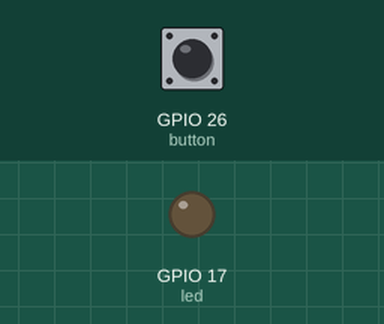
A program run on a simulated Raspberry Pi (BCM pin numbers). Shown: output pins drawn as LEDs (lit = HIGH). The test bench sets the inputs (shaded band); at power-on: GPIO 26 (button) HIGH.

Above: at 1.2 s.
1.3 s: GPIO 26 (button) pulled LOW for 0.15 s
At 1.37 s:
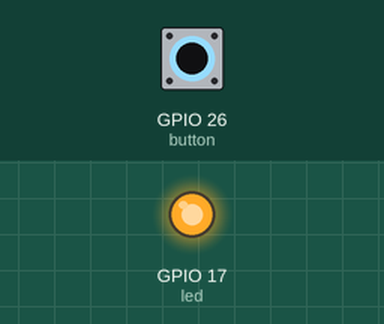
2.9 s: GPIO 26 (button) pulled LOW for 3.2 s
At 6.7 s:
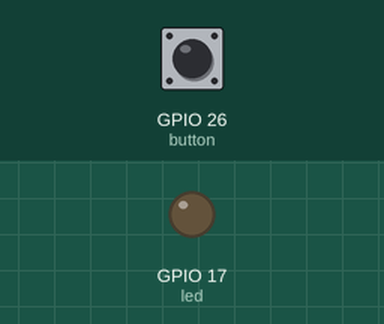
Timing chart, 0 to 8.2 s (numbered marks = the images above; inputs shaded):
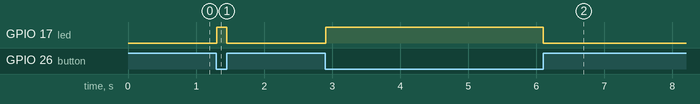

The program:

01_ButtonControl2_lessCPU.py
```python
from gpiozero import LED, Button
from time import sleep

led = LED(17)
button = Button(26)

while True:
    # Run at 100 Hz
    sleep(0.01)
    if button.is_pressed:
        led.on()
    else:
        led.off()
```

Measured:
- after the input at 1.3 s, GPIO 17 (led): LOW → HIGH at once, → LOW 0.15 s later
- after the input at 2.9 s, GPIO 17 (led): LOW → HIGH at once, → LOW 3.2 s later
